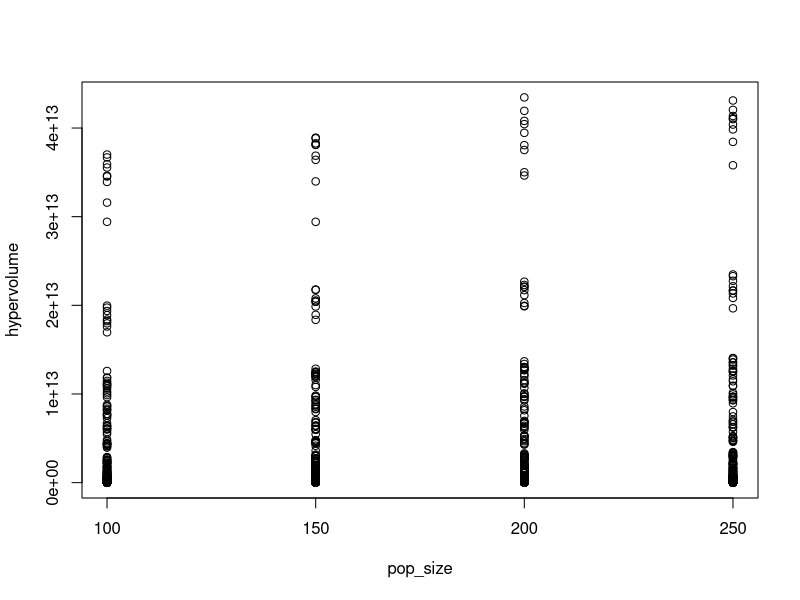
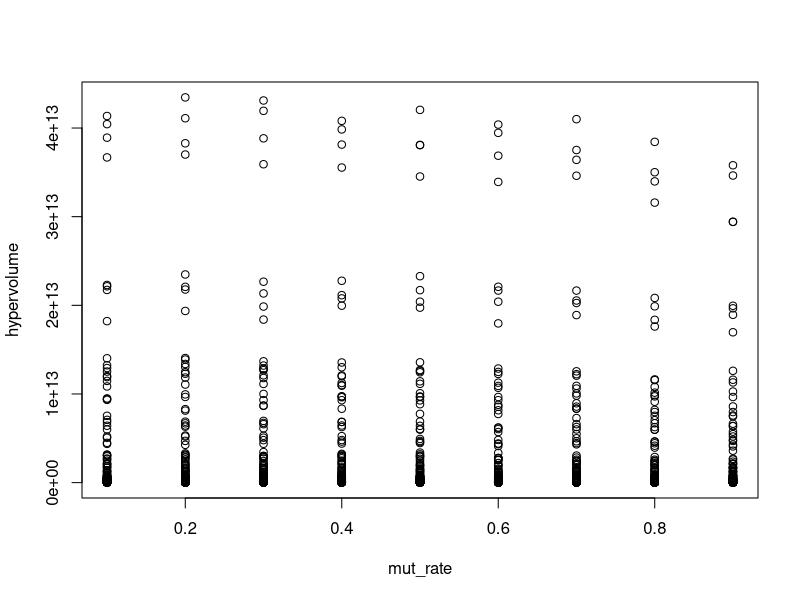
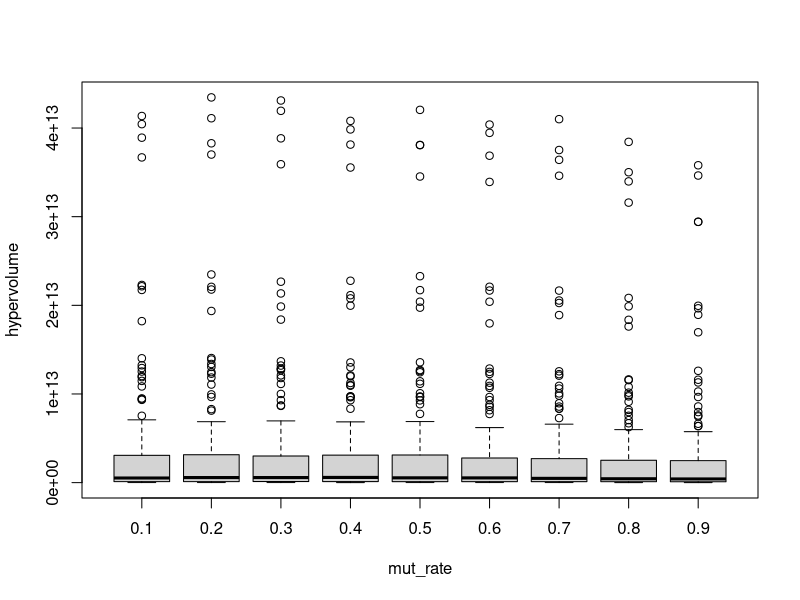
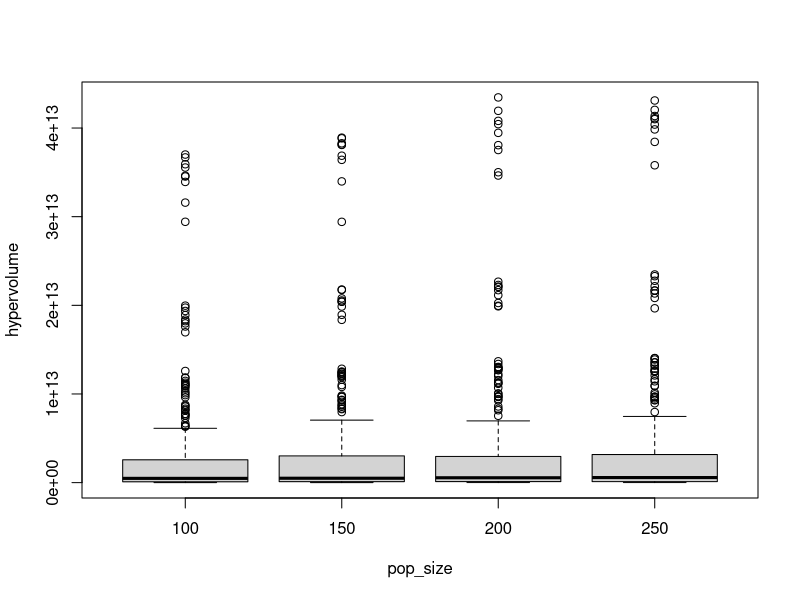
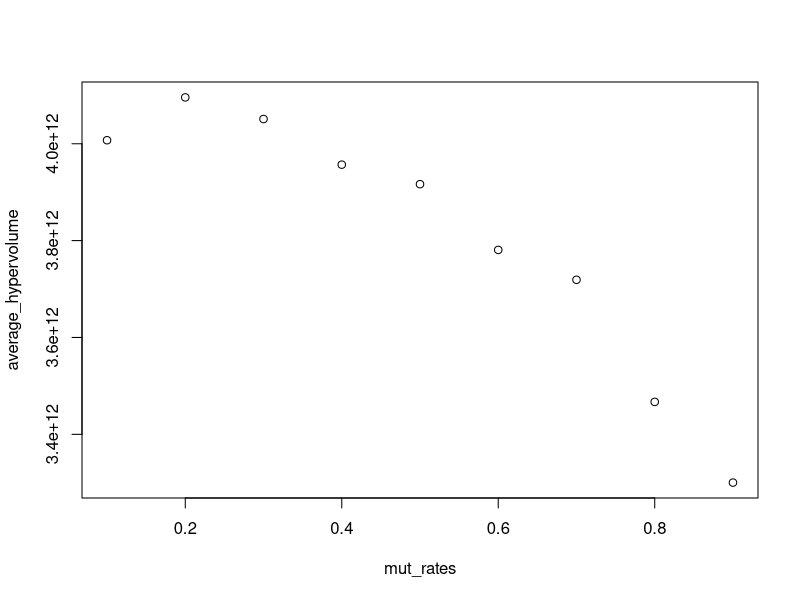
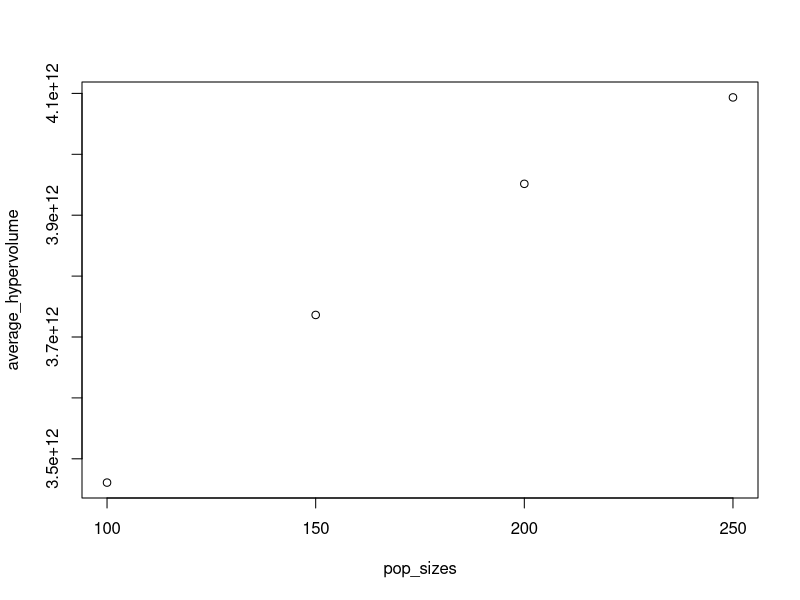
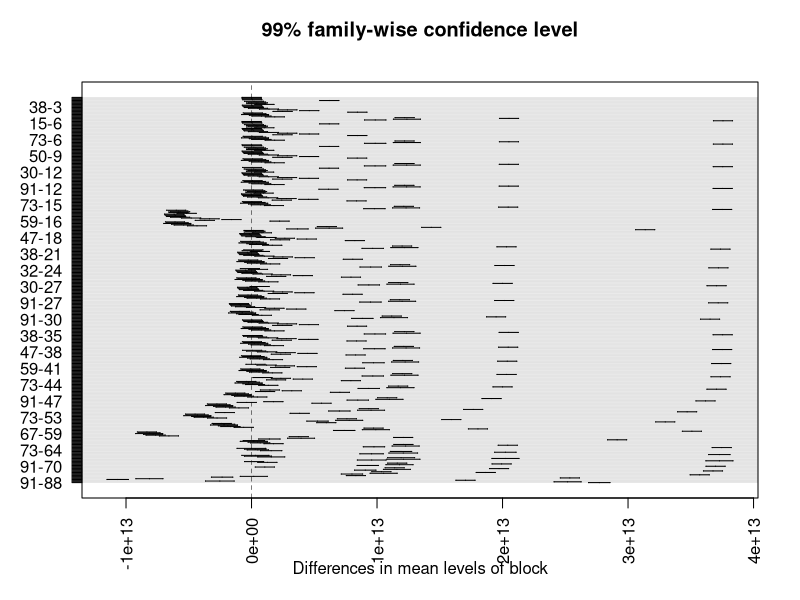
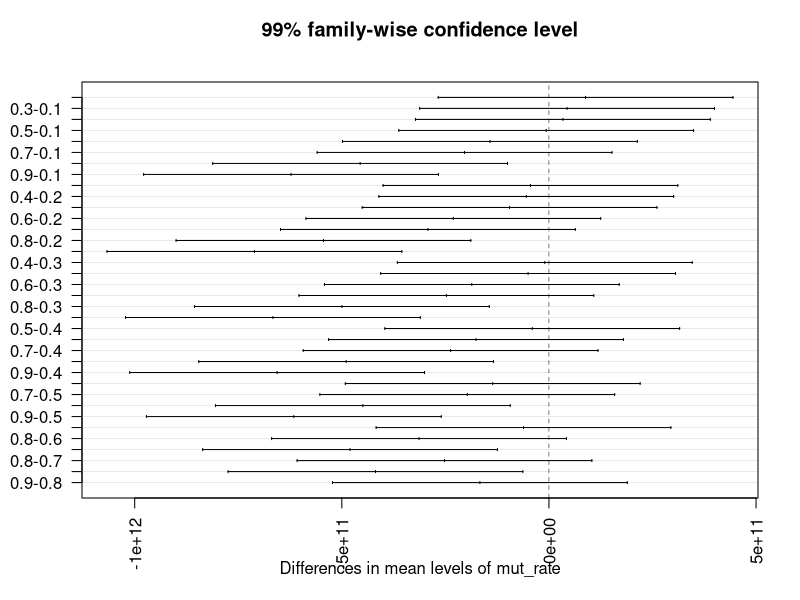

Recreate these plots in R, in order.
## ---- chunk 1
require(data.table)
file1 <- read.csv("10_Knapsack_Runs/10kp_200GenAllRuns.csv")
file2 <- read.csv("5_Knapsack_Runs/5kp_200GenAllRuns.csv")
file3 <- read.csv("3_Knapsack_Runs/3kp_200GenAllRuns.csv")

three_kp <- rbind(file1, file2, file3)
#three_kp<- three_kp[three_kp$instance_name %like% 'r_300', ]

three_kp$block <- 0

knapsack_count = c(3,5,10)
unique_instances = unique(three_kp$instance_name)
block_count = 3*length(unique_instances)
block_matrix = matrix(1:block_count, nrow =3, ncol=length(unique_instances))
rownames(block_matrix) <- knapsack_count
colnames(block_matrix) <- unique_instances
for (i in 1:nrow(three_kp)){
  three_kp[i, "block"] <- block_matrix[toString(three_kp[i,"n_kp"]), three_kp[i,"instance_name"]]
}

hv_pop <- data.frame(three_kp['pop_size'], three_kp['hypervolume'])
hv_mut <- data.frame(three_kp['mut_rate'], three_kp['hypervolume'])
## ---- chunk 2
plot(hv_pop)
## ---- chunk 3
plot(hv_mut)
## ---- chunk 4
boxplot(hypervolume~mut_rate, data = three_kp)
## ---- chunk 5
boxplot(hypervolume~pop_size, data = three_kp)

## ---- chunk 6
average_hypervolume = c(0,0,0,0,0,0,0,0,0)
mut_rates = c(.1,.2,.3,.4,.5,.6,.7,.8,.9)
for (i in 1:9){
  average_hypervolume[i] = mean(three_kp[three_kp$mut_rate == mut_rates[i], ][['hypervolume']])
}
plot(mut_rates, average_hypervolume)
## ---- chunk 7
average_hypervolume = c(0,0,0,0)
pop_sizes = c(100,150,200,250)
for (i in 1:4){
  average_hypervolume[i] = mean(three_kp[three_kp$pop_size == pop_sizes[i], ][['hypervolume']])
}
plot(pop_sizes, average_hypervolume)
## ---- chunk 8
three_kp <- within(three_kp,{
  instance_name <-factor(instance_name)
  mut_rate <- factor(mut_rate)
  pop_size <-factor(pop_size)
  n_kp <-factor(n_kp)
  block <- factor(block)
})

three_all_mut_hv <-aov(hypervolume~block+mut_rate, data = three_kp)
three_all_pop_hv <-aov(hypervolume~block+pop_size, data = three_kp)
three_all_two_interacting_hv <-aov(hypervolume~block+pop_size*mut_rate, data = three_kp)
print(summary(three_all_mut_hv))
print(summary(three_all_pop_hv))
print(summary(three_all_two_interacting_hv))

tukey.mut_hv<-TukeyHSD(three_all_mut_hv, conf.level = 0.99)
tukey.pop_hv <-TukeyHSD(three_all_pop_hv, conf.level = 0.99)
## ---- chunk 9
require(grDevices)
print(tukey.mut_hv$mut_rate)
plot(tukey.mut_hv, las = 2, font.main=5)
## ---- chunk 10
require(stringr)
mut_rates = c(.1,.2,.3,.4,.5,.6,.7,.8,.9)
mut_dif = matrix(0.0, nrow = 9, ncol = 9)
mut_sig = matrix(1, nrow = 9, ncol = 9)
rownames(mut_dif) <- mut_rates
colnames(mut_dif) <- mut_rates
rownames(mut_sig) <- mut_rates
colnames(mut_sig) <- mut_rates
typeof(tukey.mut_hv$mut_rate)
tukey_mut <- data.frame(tukey.mut_hv$mut_rate)
for (i in 1:nrow(tukey_mut)){
  row_name <- rownames(tukey_mut)[i]
  split = str_split(row_name, "-")
  #print(split[[1]][2])
  v1 = split[[1]][1]
  v2 = split[[1]][2]
  mut_dif[v1, v2] = tukey_mut[i, 'diff']
  mut_dif[v2, v1] = -1*tukey_mut[i, 'diff']
  if(tukey_mut[i, 'p.adj'] <= .01){
    mut_sig[v1, v2] = tukey_mut[i, 'p.adj']
    mut_sig[v2, v1] = tukey_mut[i, 'p.adj']
  }
}
formatC(mut_dif, format = "e", digits = 2)
formatC(mut_sig, format = "e", digits = 2)

## ---- chunk 11
heatmap(mut_dif, Colv = NA, Rowv = NA, scale="column")
## ---- chunk 12
require(grDevices)
print(tukey.pop_hv$pop_size)
plot(tukey.pop_hv)
## ---- chunk 13
require(stringr)
pop_sizes = c(100,150,200,250)
pop_dif = matrix(0.0, nrow = 4, ncol = 4)
pop_sig = matrix(1, nrow = 4, ncol = 4)
rownames(pop_dif) <- pop_sizes
colnames(pop_dif) <- pop_sizes
rownames(pop_sig) <- pop_sizes
colnames(pop_sig) <- pop_sizes
tukey_pop <- data.frame(tukey.pop_hv$pop_size)
for (i in 1:nrow(tukey_pop)){
  row_name <- rownames(tukey_pop)[i]
  split = str_split(row_name, "-")
  #print(split[[1]][2])
  v1 = split[[1]][1]
  v2 = split[[1]][2]
  pop_dif[v1, v2] = tukey_pop[i, 'diff']
  pop_dif[v2, v1] = -1*tukey_pop[i, 'diff']
  if(tukey_pop[i, 'p.adj'] <= .01){
    pop_sig[v1, v2] = tukey_pop[i, 'p.adj']
    pop_sig[v2, v1] = tukey_pop[i, 'p.adj']
  }
}
formatC(pop_dif, format = "e", digits = 2)
formatC(pop_sig, format = "e", digits = 2)
## ---- chunk 14
heatmap(pop_dif, Colv = NA, Rowv = NA, scale="column")

